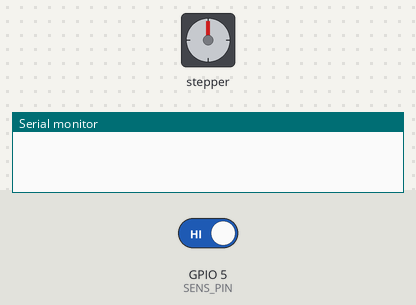
A sketch run on a simulated ESP32. Shown: stepper motor, the last lines printed to the serial monitor. The test bench sets the inputs (shaded band); at power-on: GPIO 5 (SENS_PIN) HIGH. Stepper angles assume 200 steps per turn.

Above: at 2.5 s.
2.6 s: GPIO 5 (SENS_PIN) driven LOW
At 3.27 s:
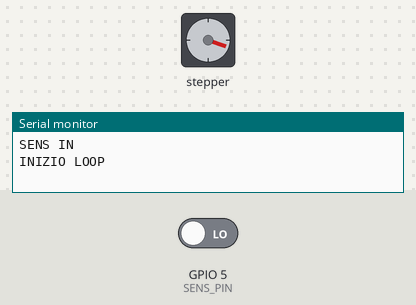
At 3.87 s:
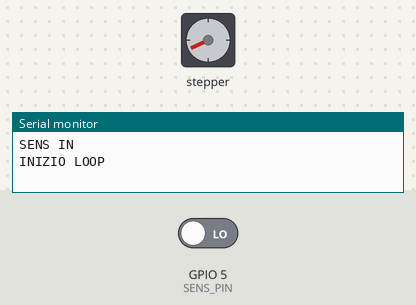
5.6 s: GPIO 5 (SENS_PIN) driven HIGH
At 5.97 s:
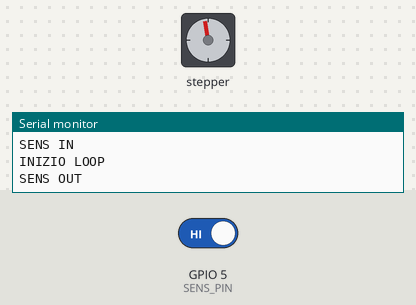
Timing chart, 0 to 20.6 s (numbered marks = the images above; inputs shaded):
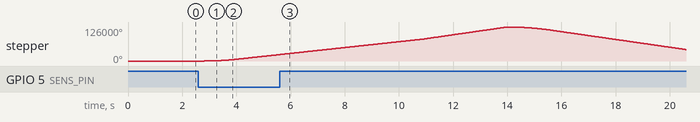

The sketch:

pressa.ino
```cpp
#include "FastAccelStepper.h"

#define MOT_PULSE 25
#define MOT_DIR 26

#define SENS_PIN 5

#define SPEED_FAST 12000
#define SPEED_SLOW 6000

FastAccelStepperEngine engine = FastAccelStepperEngine();
FastAccelStepper *mot = NULL;
FastAccelStepper *top = NULL;

void setup() {
	delay(1000);

	Serial.begin(9600);
	delay(100);

	pinMode(SENS_PIN, INPUT_PULLUP);
	delay(100);

	engine.init();
  mot = engine.stepperConnectToPin(MOT_PULSE);

  if (mot) {
      mot->setDirectionPin(MOT_DIR);
      mot->setSpeedInHz(SPEED_SLOW);
      mot->setAcceleration(5000);
      //mot->runBackward();
  }

  delay(100);

}

unsigned long tClosing = 0;
bool presence = false;
bool pClose = false;
bool pOpen = true;

unsigned long t_BTN1 = 0, tS_BTN1 = 0;
bool s_BTN1 = false, p_BTN1 = true;

bool loop_pressa = false;

bool fine_corsa = false;
long target_A = 45000;
long target_B = 70000;

unsigned long tDebug = 0;
bool accelerazione = true;

void loop() {

	check_BTN1();

  if (loop_pressa) {

    if (!mot->isRunning()) {

      // MOT IN B - RETURN UP FAST
      if (mot->getCurrentPosition() == target_B) {
        mot->setSpeedInHz(SPEED_FAST);
        mot->setAcceleration(5000);
        mot->applySpeedAcceleration();
        mot->moveTo(100);
      }

      // MOT UP - GOES FAST TO A
      if (mot->getCurrentPosition() == 100) {
        mot->setSpeedInHz(SPEED_SLOW);
        mot->moveTo(target_B);
        accelerazione = true;
      }

    }

    else {

      // MOT IN A - GOES TO B SLOW
      if (accelerazione) {
        if (mot->getCurrentPosition() > target_A) {
          accelerazione = false;
          mot->setSpeedInHz(SPEED_FAST*3);
          mot->setAcceleration(SPEED_FAST*10);
          mot->applySpeedAcceleration();
        }
      }

    }


  }

}


void check_BTN1() {
  if (!s_BTN1) {
    if ((millis() - t_BTN1) > 200) {
      if (!digitalRead(SENS_PIN)) {
        if (p_BTN1) {
          p_BTN1 = false;
          tS_BTN1 = millis();
        }
        if ((millis() - tS_BTN1) > 200) {
          t_BTN1 = millis();
          s_BTN1 = true;

          // PREMUTO DOPO 200 ms
          Serial.println("SENS IN");

          if (!loop_pressa) {
            Serial.println("INIZIO LOOP");
            loop_pressa = true;
            // GO FAST TO A
            mot->setSpeedInHz(SPEED_SLOW);
            mot->moveTo(target_B);
          } else {
            loop_pressa = false;
            Serial.println("FINE LOOP");
            mot->stopMove();
            while (mot->isRunning()) {}
            mot->moveTo(0);
          }

        }
      } else {
        tS_BTN1 = millis();
      }
    }
  } else {
    if ((millis() - t_BTN1) > 200) {
      if (digitalRead(SENS_PIN)) {
        t_BTN1 = millis();
        s_BTN1 = false;
        p_BTN1 = true;

        // RILASCIATO DOPO 200 ms
        Serial.println("SENS OUT");


      }
    }
  }
}
```

Measured:
- after the input at 2.6 s, stepper: keeps turning clockwise at about 8588°/s, starting after 0.22 s
